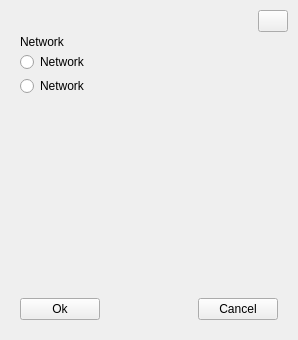
<?xml version="1.0" encoding="UTF-8"?>
<ui version="4.0">
 <class>NetworkDialog</class>
 <widget class="QWidget" name="NetworkDialog">
  <property name="geometry">
   <rect>
    <x>0</x>
    <y>0</y>
    <width>298</width>
    <height>340</height>
   </rect>
  </property>
  <property name="windowTitle">
   <string>Network Dialog</string>
  </property>
  <layout class="QVBoxLayout" name="verticalLayout">
   <property name="spacing">
    <number>0</number>
   </property>
   <property name="leftMargin">
    <number>10</number>
   </property>
   <property name="topMargin">
    <number>10</number>
   </property>
   <property name="rightMargin">
    <number>10</number>
   </property>
   <property name="bottomMargin">
    <number>10</number>
   </property>
   <item>
    <widget class="QPushButton" name="b_close">
     <property name="maximumSize">
      <size>
       <width>30</width>
       <height>30</height>
      </size>
     </property>
     <property name="cursor">
      <cursorShape>PointingHandCursor</cursorShape>
     </property>
     <property name="layoutDirection">
      <enum>Qt::RightToLeft</enum>
     </property>
     <property name="text">
      <string/>
     </property>
    </widget>
   </item>
   <item>
    <widget class="QWidget" name="DialogContainer" native="true">
     <layout class="QGridLayout" name="gridLayout">
      <property name="leftMargin">
       <number>10</number>
      </property>
      <property name="topMargin">
       <number>0</number>
      </property>
      <property name="rightMargin">
       <number>10</number>
      </property>
      <property name="bottomMargin">
       <number>10</number>
      </property>
      <property name="spacing">
       <number>0</number>
      </property>
      <item row="2" column="0">
       <spacer name="vs_buttons">
        <property name="orientation">
         <enum>Qt::Vertical</enum>
        </property>
        <property name="sizeType">
         <enum>QSizePolicy::Expanding</enum>
        </property>
        <property name="sizeHint" stdset="0">
         <size>
          <width>258</width>
          <height>43</height>
         </size>
        </property>
       </spacer>
      </item>
      <item row="1" column="0">
       <layout class="QVBoxLayout" name="l_rb_list">
        <property name="spacing">
         <number>4</number>
        </property>
        <property name="sizeConstraint">
         <enum>QLayout::SetDefaultConstraint</enum>
        </property>
        <item>
         <widget class="QRadioButton" name="radioButton">
          <property name="text">
           <string>Network</string>
          </property>
         </widget>
        </item>
        <item>
         <widget class="QRadioButton" name="radioButton_4">
          <property name="text">
           <string>Network</string>
          </property>
         </widget>
        </item>
       </layout>
      </item>
      <item row="3" column="0">
       <layout class="QHBoxLayout" name="horizontalLayout_2">
        <property name="spacing">
         <number>0</number>
        </property>
        <item>
         <widget class="QPushButton" name="b_ok">
          <property name="cursor">
           <cursorShape>PointingHandCursor</cursorShape>
          </property>
          <property name="text">
           <string>Ok</string>
          </property>
         </widget>
        </item>
        <item>
         <spacer name="horizontalSpacer_2">
          <property name="orientation">
           <enum>Qt::Horizontal</enum>
          </property>
          <property name="sizeHint" stdset="0">
           <size>
            <width>40</width>
            <height>20</height>
           </size>
          </property>
         </spacer>
        </item>
        <item>
         <widget class="QPushButton" name="b_cancel">
          <property name="enabled">
           <bool>true</bool>
          </property>
          <property name="cursor">
           <cursorShape>PointingHandCursor</cursorShape>
          </property>
          <property name="text">
           <string>Cancel</string>
          </property>
         </widget>
        </item>
       </layout>
      </item>
      <item row="0" column="0">
       <layout class="QHBoxLayout" name="horizontalLayout">
        <property name="spacing">
         <number>0</number>
        </property>
        <item>
         <widget class="QLabel" name="l_title">
          <property name="text">
           <string>Network</string>
          </property>
         </widget>
        </item>
        <item>
         <spacer name="horizontalSpacer">
          <property name="orientation">
           <enum>Qt::Horizontal</enum>
          </property>
          <property name="sizeHint" stdset="0">
           <size>
            <width>40</width>
            <height>20</height>
           </size>
          </property>
         </spacer>
        </item>
       </layout>
      </item>
     </layout>
    </widget>
   </item>
  </layout>
 </widget>
 <resources/>
 <connections>
  <connection>
   <sender>b_close</sender>
   <signal>clicked()</signal>
   <receiver>NetworkDialog</receiver>
   <slot>close()</slot>
   <hints>
    <hint type="sourcelabel">
     <x>256</x>
     <y>28</y>
    </hint>
    <hint type="destinationlabel">
     <x>143</x>
     <y>169</y>
    </hint>
   </hints>
  </connection>
 </connections>
</ui>
